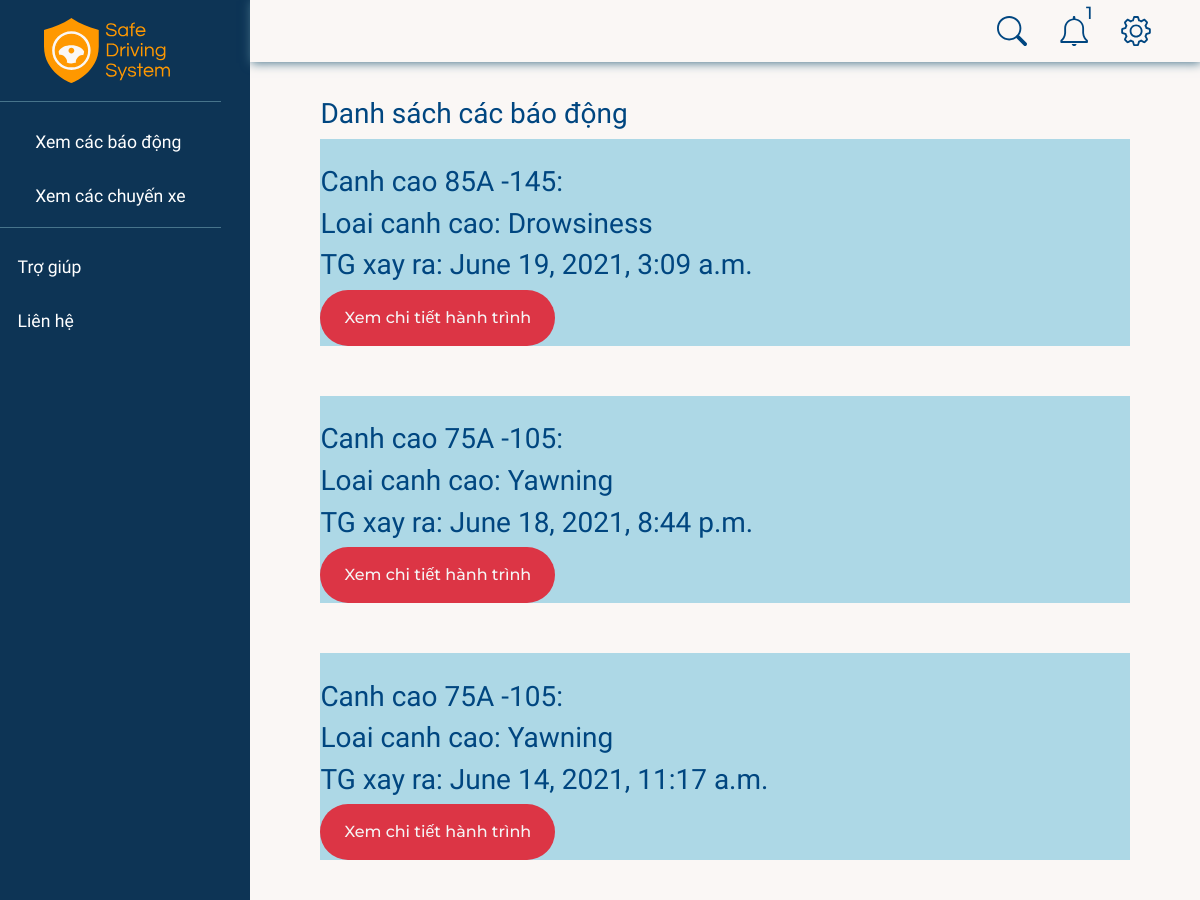
The page /alerts/ (signed in, upper part) on the database as committed earlier.
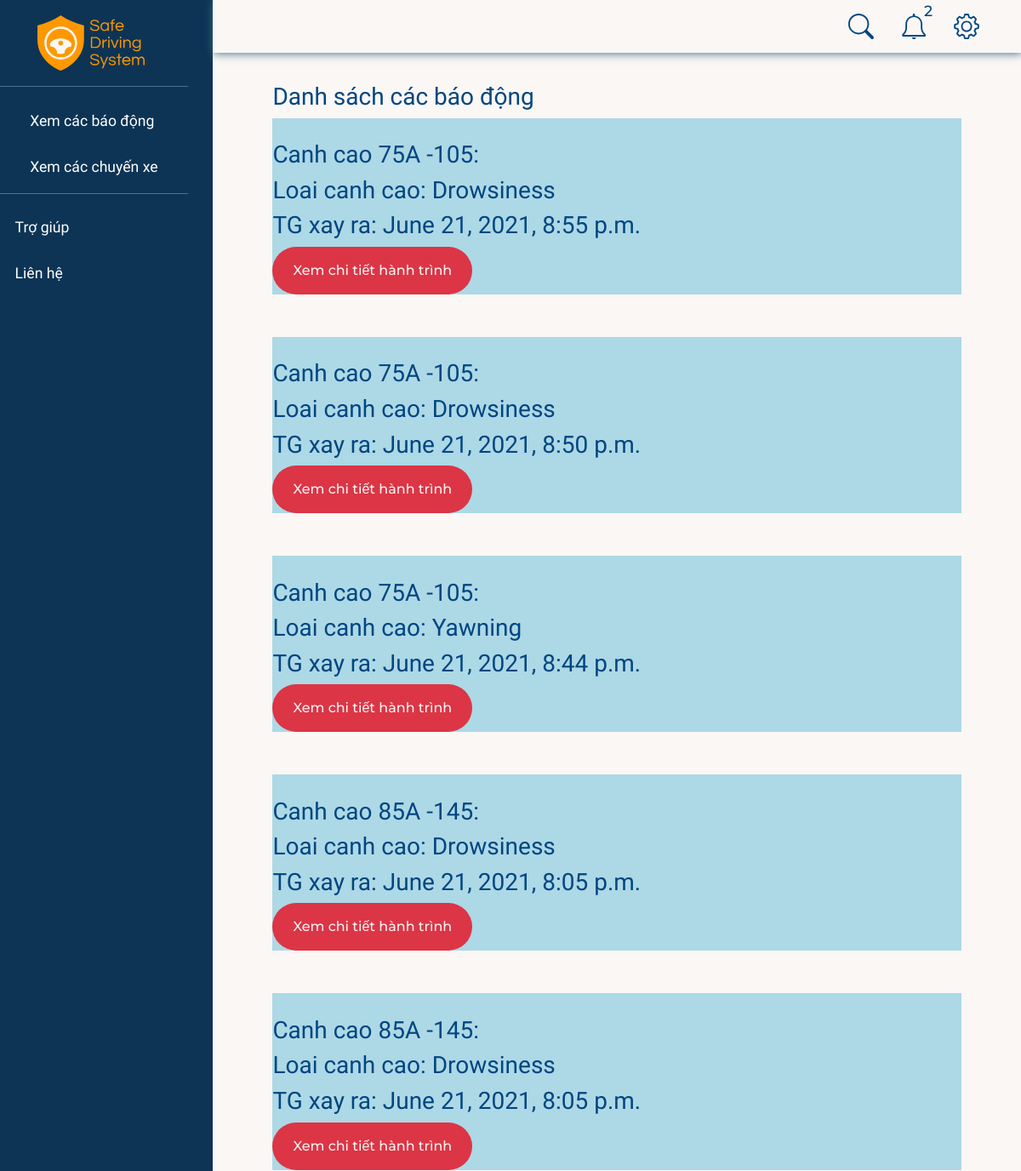
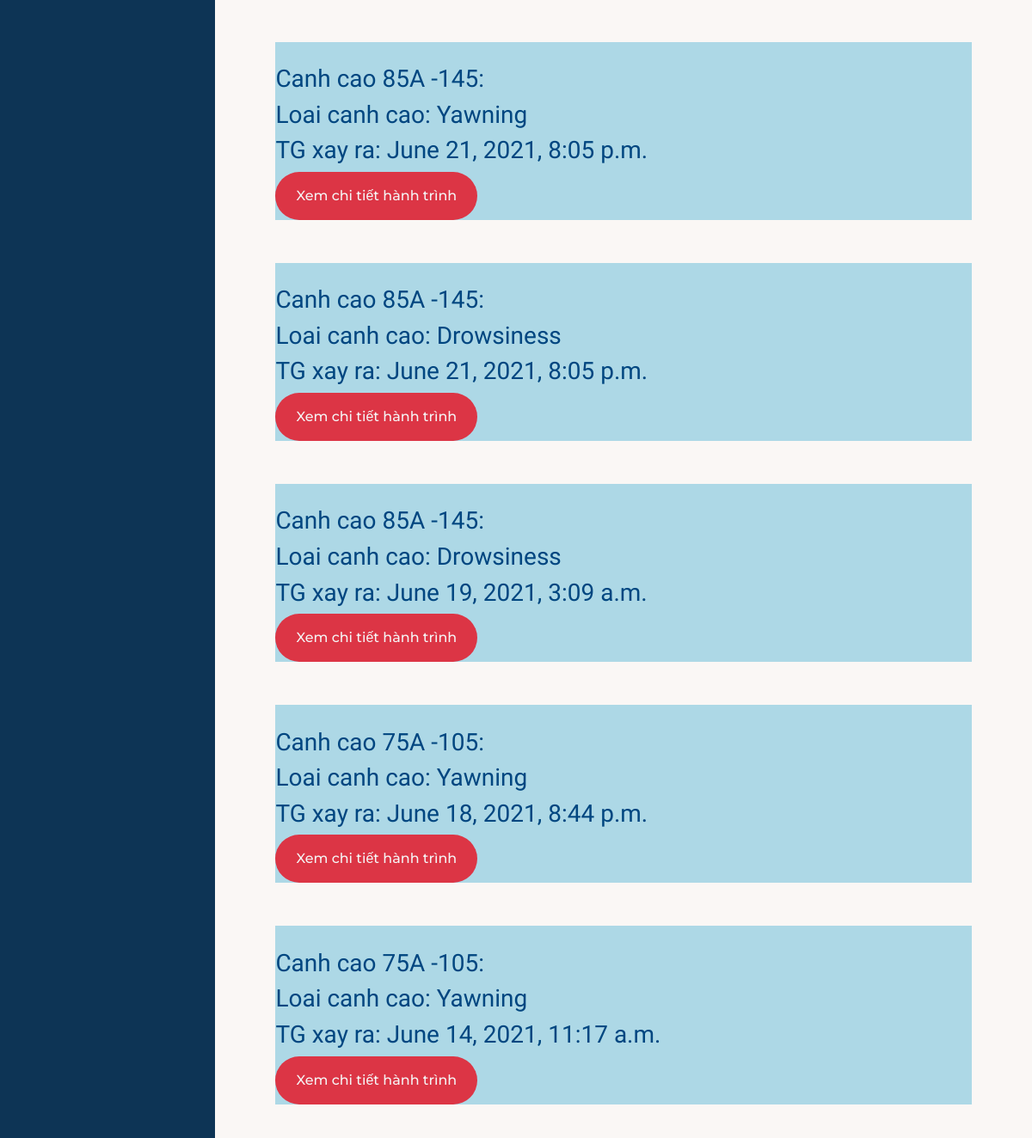
The same page on the database as committed later (2 pictures, top to bottom).
### realtime/models.py (models this page shows, shortened)
class Alert(models.Model):
    DECTECT_TYPE = (
        ("Yawning", "Yawning"),
        ("Drowsiness", "Drowsiness"),
        ("MissingFace", "MissingFace"),
    )
    drive = models.ForeignKey(Drive, null=True, on_delete=models.CASCADE)
    detect = models.CharField(max_length=50, choices=DECTECT_TYPE)
    timeOccured = models.DateTimeField(null=True)
    isRead = models.BooleanField(null=True, blank=True, default=False)

class Drive(models.Model):
    STATUS = (
        ("ongoing", "ongoing"),
        ("ended", "ended"),
    )
    device = models.ForeignKey(RaspDevice, null=True, on_delete=models.CASCADE)
    startTime = models.DateTimeField(null=True)
    status = models.CharField(max_length=20, choices=STATUS)
    endTime = models.DateTimeField(null=True)

### accounts/models.py (models this page shows, shortened)
class RaspDevice(models.Model):
    class Meta:
        constraints = [
            models.UniqueConstraint(fields=["password"], name="password"),
        ]
    STATUS = (
        ("online", "online"),
        ("offline", "offline"),
    )
    name = models.CharField(max_length=50)
    car = models.OneToOneField(Car, null=True, on_delete=models.SET_NULL, blank=True)
    status = models.CharField(
        max_length=50, null=True, blank=True, choices=STATUS, default="offline"
    )
    password = models.CharField(max_length=8, null=True, blank=True)
    dateAdded = models.DateTimeField(auto_now_add=True)
    company = models.ForeignKey(Company, null=True, blank=True, on_delete=models.CASCADE)

class Car(models.Model):
    class Meta:
        constraints = [
            models.UniqueConstraint(fields=["licensePlate"], name="licensePlate"),
        ]
    name = models.CharField(max_length=50)
    licensePlate = models.CharField(max_length=20, null=True)
    boughtDate = models.DateTimeField(auto_now_add=True, null=True)
    company = models.ForeignKey(Company, null=True, on_delete=models.CASCADE)

### realtime/views.py (the view)
# urls.py: path("alerts/", views.alerts, name="alerts"),
@login_required(login_url="/")
def alerts(request):
    company = request.user.profile.company
    alerts = Alert.objects.filter(drive__device__car__company=company).order_by('-timeOccured')
    lastestAlerts = alerts[:5]
    searchKey = request.GET.get("search-key")
    if searchKey != '' and searchKey is not None:
        alerts = alerts.filter(drive__device__car__licensePlate__icontains=searchKey)
    unreadCounts = 0
    for alert in lastestAlerts:
        unreadCounts = (unreadCounts + 1) if not alert.isRead else unreadCounts
    context = {'alerts': alerts, "notifications": lastestAlerts, "unreadNotis": unreadCounts}
    return render(request, "alerts.html", context)

### realtime/templates/alerts.html (shortened to what this page needs)
{% extends 'base.html' %}
{% load static %}
{% block modal %}
{% include 'sidebar.html' %}
{% endblock modal %}
{% block content %}
{% include "navbar-search.html" %}
<div class="content-container">
    <h3>Danh sách các báo động</h3>
    {% for alert in alerts %}
    <div style="background: lightblue; margin-bottom: 50px;" class="alertr-container">
        <br>
        <h3>Canh cao {{ alert.drive.device.car.licensePlate }}: </h3>
        <h3>Loai canh cao: {{ alert.detect }}</h3>
        <h3>TG xay ra: {{ alert.timeOccured }}</h3>
        <a style="color: whitesmoke;" class="btn btn-danger" href="{% url 'driveDetail' alert.drive.id %}">Xem chi tiết hành trình</a>
        <br>
    </div>
    {% endfor %}
</div>
{% endblock content %}

Rows that differ between the two databases and show on the page:
added Alert: drive.device.car.licensePlate "75A -105", detect "Drowsiness", timeOccured "June 21, 2021, 8:55 p.m."
added Alert: drive.device.car.licensePlate "75A -105", detect "Drowsiness", timeOccured "June 21, 2021, 8:50 p.m."
added Alert: drive.device.car.licensePlate "75A -105", detect "Yawning", timeOccured "June 21, 2021, 8:44 p.m."
added Alert: drive.device.car.licensePlate "85A -145", detect "Drowsiness", timeOccured "June 21, 2021, 8:05 p.m."
added Alert: drive.device.car.licensePlate "85A -145", detect "Drowsiness", timeOccured "June 21, 2021, 8:05 p.m."
added Alert: drive.device.car.licensePlate "85A -145", detect "Yawning", timeOccured "June 21, 2021, 8:05 p.m."
added Alert: drive.device.car.licensePlate "85A -145", detect "Drowsiness", timeOccured "June 21, 2021, 8:05 p.m."
Other text that changed with them:
{{ unreadNotis }}: "1" → "2"
